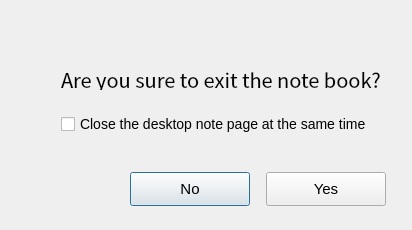
<?xml version="1.0" encoding="UTF-8"?>
<ui version="4.0">
 <class>noteExitWindow</class>
 <widget class="QDialog" name="noteExitWindow">
  <property name="geometry">
   <rect>
    <x>0</x>
    <y>0</y>
    <width>412</width>
    <height>230</height>
   </rect>
  </property>
  <property name="minimumSize">
   <size>
    <width>412</width>
    <height>230</height>
   </size>
  </property>
  <property name="maximumSize">
   <size>
    <width>412</width>
    <height>230</height>
   </size>
  </property>
  <property name="font">
   <font>
    <pointsize>11</pointsize>
   </font>
  </property>
  <property name="windowTitle">
   <string>Dialog</string>
  </property>
  <layout class="QVBoxLayout" name="verticalLayout_2">
   <property name="spacing">
    <number>40</number>
   </property>
   <property name="leftMargin">
    <number>61</number>
   </property>
   <property name="topMargin">
    <number>68</number>
   </property>
   <property name="rightMargin">
    <number>0</number>
   </property>
   <property name="bottomMargin">
    <number>24</number>
   </property>
   <item>
    <layout class="QVBoxLayout" name="verticalLayout">
     <property name="spacing">
      <number>31</number>
     </property>
     <item>
      <widget class="QLabel" name="label">
       <property name="minimumSize">
        <size>
         <width>321</width>
         <height>22</height>
        </size>
       </property>
       <property name="maximumSize">
        <size>
         <width>321</width>
         <height>22</height>
        </size>
       </property>
       <property name="font">
        <font>
         <family>Noto Sans CJK SC</family>
         <pointsize>-1</pointsize>
         <weight>50</weight>
         <bold>false</bold>
        </font>
       </property>
       <property name="styleSheet">
        <string notr="true">font-size:20px;
font-weight:400;
opacity:0.97;
line-height:34px;</string>
       </property>
       <property name="text">
        <string>Are you sure to exit the note book?</string>
       </property>
      </widget>
     </item>
     <item>
      <widget class="QCheckBox" name="checkBox">
       <property name="font">
        <font>
         <pointsize>-1</pointsize>
         <weight>50</weight>
         <bold>false</bold>
         <kerning>true</kerning>
        </font>
       </property>
       <property name="styleSheet">
        <string notr="true">font-size:14px;
font-weight:400;
line-height:40px;
opacity:0.91;</string>
       </property>
       <property name="text">
        <string>Close the desktop note page at the same time</string>
       </property>
      </widget>
     </item>
    </layout>
   </item>
   <item>
    <layout class="QHBoxLayout" name="horizontalLayout">
     <property name="spacing">
      <number>16</number>
     </property>
     <property name="rightMargin">
      <number>26</number>
     </property>
     <item>
      <spacer name="horizontalSpacer">
       <property name="orientation">
        <enum>Qt::Horizontal</enum>
       </property>
       <property name="sizeHint" stdset="0">
        <size>
         <width>40</width>
         <height>20</height>
        </size>
       </property>
      </spacer>
     </item>
     <item>
      <widget class="QPushButton" name="pushButton">
       <property name="minimumSize">
        <size>
         <width>120</width>
         <height>34</height>
        </size>
       </property>
       <property name="maximumSize">
        <size>
         <width>120</width>
         <height>34</height>
        </size>
       </property>
       <property name="styleSheet">
        <string notr="true">line-height:24px;</string>
       </property>
       <property name="text">
        <string>No</string>
       </property>
      </widget>
     </item>
     <item>
      <widget class="QPushButton" name="pushButton_2">
       <property name="minimumSize">
        <size>
         <width>120</width>
         <height>34</height>
        </size>
       </property>
       <property name="maximumSize">
        <size>
         <width>120</width>
         <height>34</height>
        </size>
       </property>
       <property name="styleSheet">
        <string notr="true">line-height:24px;</string>
       </property>
       <property name="text">
        <string>Yes</string>
       </property>
      </widget>
     </item>
    </layout>
   </item>
  </layout>
 </widget>
 <resources/>
 <connections/>
</ui>
